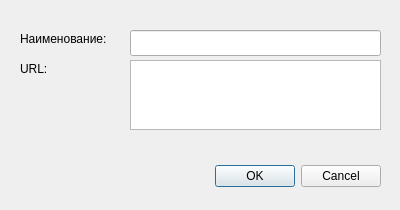
<?xml version="1.0" encoding="UTF-8"?>
<ui version="4.0">
 <class>RefDialog</class>
 <widget class="QDialog" name="RefDialog">
  <property name="windowModality">
   <enum>Qt::WindowModal</enum>
  </property>
  <property name="geometry">
   <rect>
    <x>0</x>
    <y>0</y>
    <width>400</width>
    <height>210</height>
   </rect>
  </property>
  <property name="windowTitle">
   <string>Dialog</string>
  </property>
  <widget class="QDialogButtonBox" name="buttonBox">
   <property name="geometry">
    <rect>
     <x>40</x>
     <y>160</y>
     <width>341</width>
     <height>32</height>
    </rect>
   </property>
   <property name="orientation">
    <enum>Qt::Horizontal</enum>
   </property>
   <property name="standardButtons">
    <set>QDialogButtonBox::Cancel|QDialogButtonBox::Ok</set>
   </property>
  </widget>
  <widget class="QLabel" name="label_2">
   <property name="geometry">
    <rect>
     <x>20</x>
     <y>60</y>
     <width>101</width>
     <height>18</height>
    </rect>
   </property>
   <property name="text">
    <string>URL:</string>
   </property>
  </widget>
  <widget class="QPlainTextEdit" name="plainUrl">
   <property name="geometry">
    <rect>
     <x>130</x>
     <y>60</y>
     <width>251</width>
     <height>70</height>
    </rect>
   </property>
  </widget>
  <widget class="QLabel" name="label">
   <property name="geometry">
    <rect>
     <x>20</x>
     <y>30</y>
     <width>101</width>
     <height>18</height>
    </rect>
   </property>
   <property name="text">
    <string>Наименование:</string>
   </property>
  </widget>
  <widget class="QLineEdit" name="editName">
   <property name="geometry">
    <rect>
     <x>130</x>
     <y>30</y>
     <width>251</width>
     <height>26</height>
    </rect>
   </property>
  </widget>
 </widget>
 <resources/>
 <connections>
  <connection>
   <sender>buttonBox</sender>
   <signal>accepted()</signal>
   <receiver>RefDialog</receiver>
   <slot>accept()</slot>
   <hints>
    <hint type="sourcelabel">
     <x>248</x>
     <y>254</y>
    </hint>
    <hint type="destinationlabel">
     <x>157</x>
     <y>274</y>
    </hint>
   </hints>
  </connection>
  <connection>
   <sender>buttonBox</sender>
   <signal>rejected()</signal>
   <receiver>RefDialog</receiver>
   <slot>reject()</slot>
   <hints>
    <hint type="sourcelabel">
     <x>316</x>
     <y>260</y>
    </hint>
    <hint type="destinationlabel">
     <x>286</x>
     <y>274</y>
    </hint>
   </hints>
  </connection>
 </connections>
</ui>
